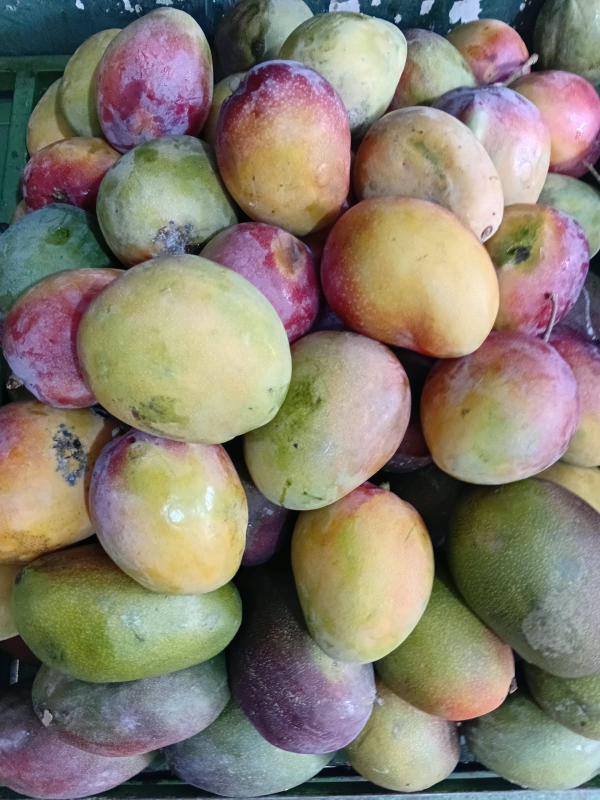
#> input picture reels/fotos/manga-colorida.jpg, 1200 x 1600 px, found by its file name (shown at 1/2 size)
$ python carrossel_frutas.py
#> lines starting #> are read from the running program, lines starting #| are printed output that depends on the picture
"""Carrossel "Não sei qual fruta comprar... O Hortifruti 3 Irmãos te ajuda!" (1080x1350).

Capa com a pergunta + uma lâmina por fruta (foto real, logo no topo, nome grande e o benefício
numa caixa verde) + lâmina final com o Zap.
Uso: python3 feed/carrossel_frutas.py   -> feed/saida/frutas-<n>.jpg
"""
from pathlib import Path

from PIL import Image, ImageDraw, ImageEnhance, ImageOps

from post_foto import BRANCO, ESCURO, H, LOGO, RAIZ, W, emblema, fonte, texto_quebrado

PASTA = Path(__file__).parent
FOTOS = RAIZ / "reels" / "arquivo" / "2026-10" / "fotos"
VERDE = (28, 94, 32)
VERDE_VIVO = (46, 160, 60)
LARANJA = (255, 106, 0)

CAPA = ("manga-colorida.jpg", "“Não sei qual\nfruta comprar...”", "O Hortifruti 3 Irmãos te ajuda!")
# (foto, nome, benefício)
FRUTAS = [
    ("manga-colorida.jpg", "MANGA",
     "Fonte de vitaminas A e C e de fibras, que ajudam no bom funcionamento do intestino."),
    ("melancia-3.jpg", "MELANCIA",
     "Tem muita água: ótima pra hidratar nos dias quentes. Ainda traz vitaminas A e C."),
    ("manga-coite.jpg", "MANGA COITÉ",
     "Verdinha e firme, perfeita pra suco, salada e aquele lanche com sal."),
]
FINAL = ("melancia-1.jpg", "Escolheu a sua?", "Passe na loja ou peça pelo Zap\n(83) 99937-8165")


def fundo(foto, escurecer=60):
#> called with foto = 'manga-colorida.jpg', escurecer = 110
    img = Image.open(FOTOS / foto).convert("RGB")
#> img is the input picture: PIL image 1200x1600 RGB; mean R, G, B 134.6, 126.3, 112.5
    img = ImageOps.fit(img, (W, H), Image.LANCZOS)
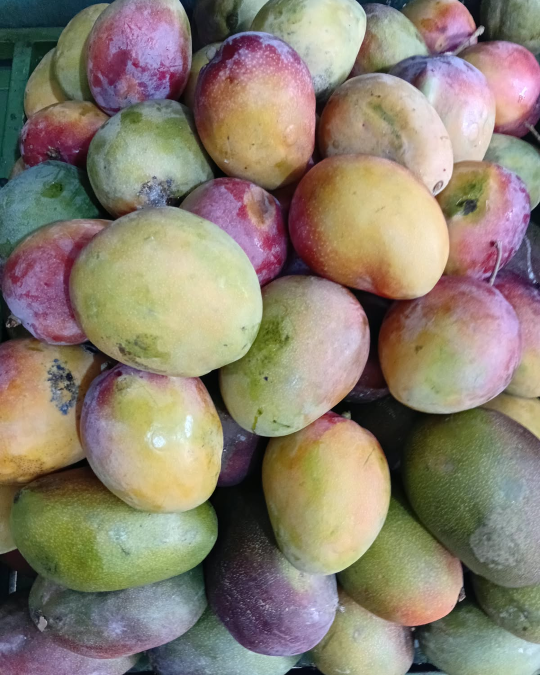
#> img: PIL image 1080x1350 RGB (shown at 1/2 size); mean R, G, B 138, 127.9, 112.5
    img = ImageEnhance.Color(img).enhance(1.15).convert("RGBA")
#> img: PIL image 1080x1350 RGBA
    img.alpha_composite(Image.new("RGBA", (W, H), ESCURO + (escurecer,)))
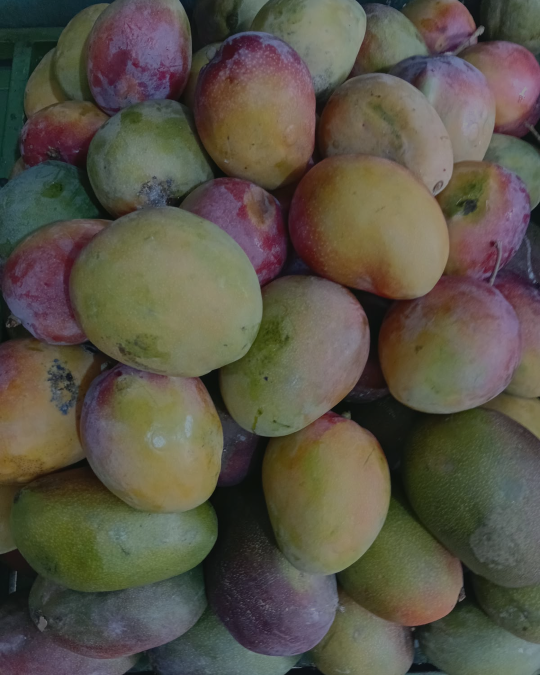
#> img: PIL image 1080x1350 RGBA (shown at 1/2 size); mean R, G, B, A 88.5, 83.6, 70.9, 255
    return img


def logo_topo(img):
#> (the run stopped early here; a loop or call above may not have finished)

$ run again, with reels/fotos/ameixa.jpg copied over reels/fotos/manga-colorida.jpg
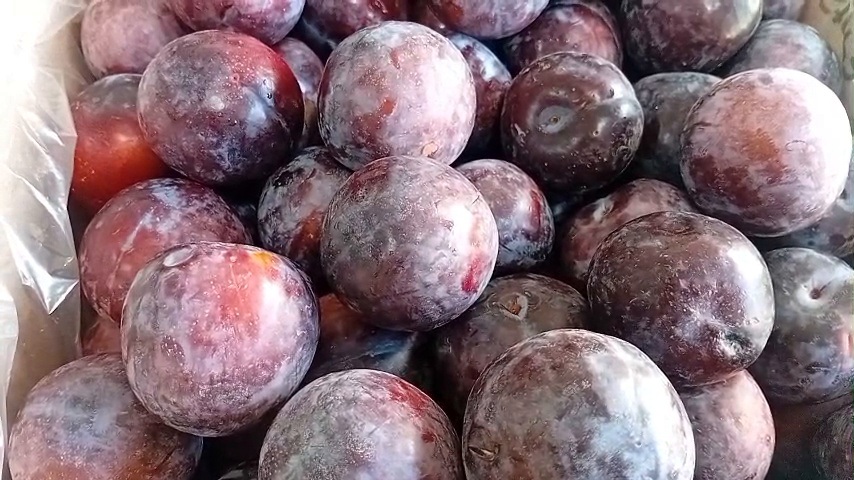
#> input picture reels/fotos/ameixa.jpg, 854 x 480 px, found by its file name
#> in fundo, img is the input picture: PIL image 854x480 RGB; mean R, G, B 135.5, 112.4, 120.1
#> in fundo, `img = ImageOps.fit(img, (W, H), Image.LANCZOS)`:
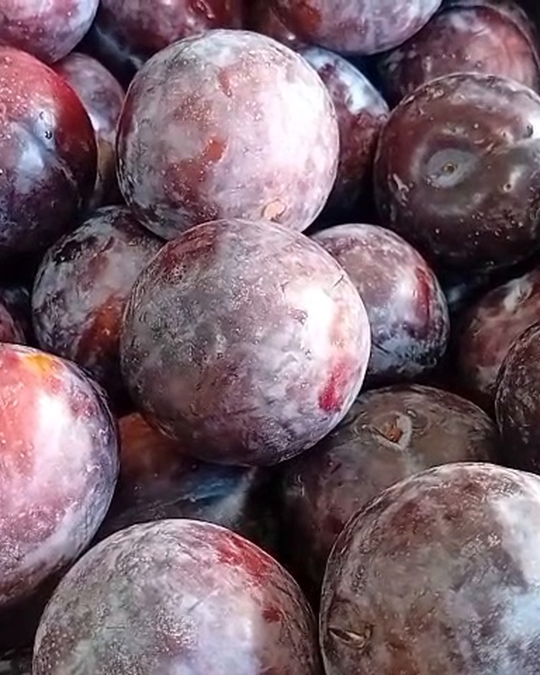
#> img: PIL image 1080x1350 RGB (shown at 1/2 size); mean R, G, B 121.9, 99.7, 109.4
#> in fundo, `img.alpha_composite(Image.new("RGBA", (W, H), ESCURO + (escurecer,)))`:
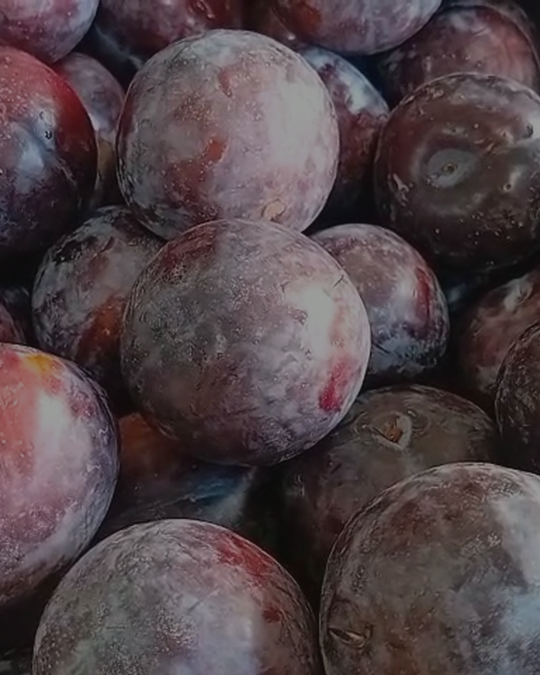
#> img: PIL image 1080x1350 RGBA (shown at 1/2 size); mean R, G, B, A 79.8, 66.9, 70.8, 255

$ run again, with reels/fotos/cenoura.jpg copied over reels/fotos/manga-colorida.jpg
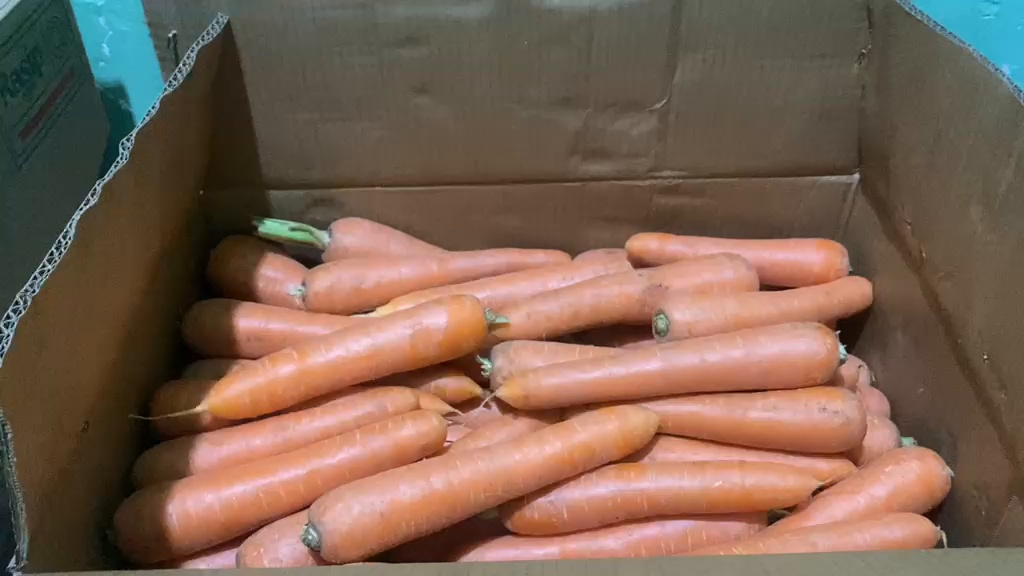
#> input picture reels/fotos/cenoura.jpg, 1024 x 576 px, found by its file name
#> in fundo, img is the input picture: PIL image 1024x576 RGB; mean R, G, B 124.4, 98.4, 82.4
#> in fundo, `img = ImageOps.fit(img, (W, H), Image.LANCZOS)`:
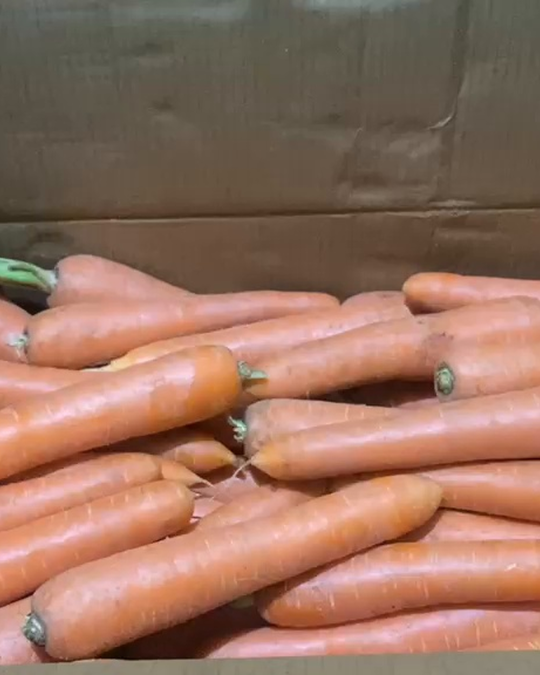
#> img: PIL image 1080x1350 RGB (shown at 1/2 size); mean R, G, B 151.9, 113.5, 95.9
#> in fundo, `img.alpha_composite(Image.new("RGBA", (W, H), ESCURO + (escurecer,)))`:
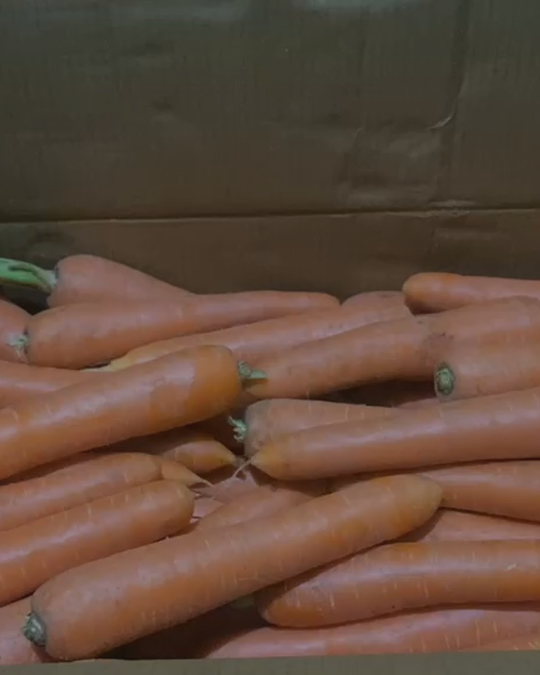
#> img: PIL image 1080x1350 RGBA (shown at 1/2 size); mean R, G, B, A 98.1, 74.7, 60.6, 255
